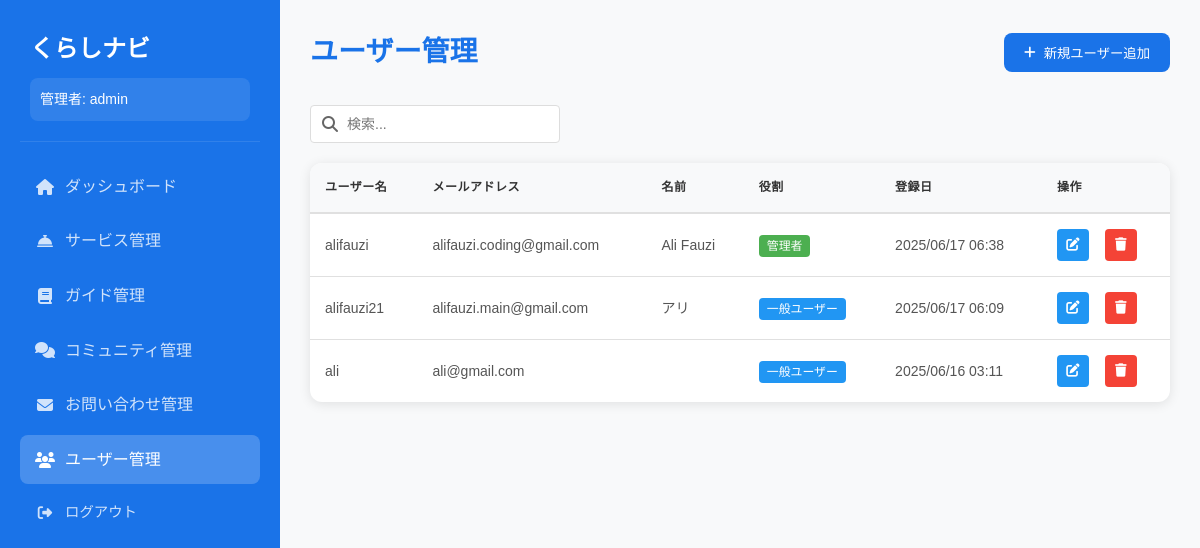
The page /admin/manage_users.php (signed in) on the database its author committed.
### tables this page shows
CREATE TABLE `users` (
  `id` int(11) NOT NULL,
  `username` varchar(50) NOT NULL,
  `email` varchar(100) NOT NULL,
  `password` varchar(255) NOT NULL,
  `full_name` varchar(100) NOT NULL,
  `role` enum('admin','user') DEFAULT 'user',
  `created_at` timestamp NOT NULL DEFAULT current_timestamp(),
  `updated_at` timestamp NOT NULL DEFAULT current_timestamp() ON UPDATE current_timestamp()
);

### admin/manage_users.php (the view, shortened to what this page needs)
<?php
require_once '../models/db.php';
try {
    $stmt = $pdo->query("SELECT * FROM users ORDER BY created_at DESC");
    $users = $stmt->fetchAll();
} catch (PDOException $e) {
    error_log("Fetch users error: " . $e->getMessage());
    $error = 'ユーザーデータの取得中にエラーが発生しました。';
    $users = [];
}
?>
<!DOCTYPE html>
<html lang="ja">
<head>
    <link rel="stylesheet" href="../css/style.css">
    <link rel="stylesheet" href="https://cdnjs.cloudflare.com/ajax/libs/font-awesome/6.5.1/css/all.min.css">
</head>
<body>
    <div class="admin-container">
        <div class="sidebar">
            <div class="sidebar-header">
                <h2>くらしナビ</h2>
                <div class="admin-info">
                    <span>管理者: <?php echo isset($_SESSION['admin_full_name']) ? htmlspecialchars($_SESSION['admin_full_name']) : htmlspecialchars($_SESSION['admin_username']); ?></span>
                </div>
            </div>
            <ul class="sidebar-menu">
                <li><a href="dashboard.php"><i class="fas fa-home"></i>ダッシュボード</a></li>
                <li><a href="manage_services.php"><i class="fas fa-concierge-bell"></i>サービス管理</a></li>
                <li><a href="manage_guide.php"><i class="fas fa-book"></i>ガイド管理</a></li>
                <li><a href="manage_community.php"><i class="fas fa-comments"></i>コミュニティ管理</a></li>
                <li><a href="manage_contact.php"><i class="fas fa-envelope"></i>お問い合わせ管理</a></li>
                <li><a href="manage_users.php" class="active"><i class="fas fa-users"></i>ユーザー管理</a></li>
                <li><a href="logout.php" class="logout-btn"><i class="fas fa-sign-out-alt"></i>ログアウト</a></li>
            </ul>
        </div>
        <div class="main-content">
            <div class="content-header">
                <h1>ユーザー管理</h1>
                <button class="add-user-btn" onclick="openAddModal()">
                    <i class="fas fa-plus"></i>新規ユーザー追加
                </button>
            </div>
            <div class="table-header">
                <div class="table-actions">
                    <div class="search-box">
                        <i class="fas fa-search"></i>
                        <input type="text" id="searchInput" placeholder="検索..." onkeyup="searchTable()">
                    </div>
                </div>
            </div>
            <div class="users-table">
                <table>
                    <thead>
                        <tr>
                            <th>ユーザー名</th>
                            <th>メールアドレス</th>
                            <th>名前</th>
                            <th>役割</th>
                            <th>登録日</th>
                            <th>操作</th>
                        </tr>
                    </thead>
                    <tbody>
                        <?php foreach ($users as $user): ?>
                            <tr>
                                <td class="name-column"><?php echo htmlspecialchars($user['username']); ?></td>
                                <td class="email-column"><?php echo htmlspecialchars($user['email']); ?></td>
                                <td class="name-column"><?php echo htmlspecialchars($user['full_name']); ?></td>
                                <td>
                                    <span class="role-badge role-<?php echo $user['role']; ?>">
                                        <?php echo $user['role'] === 'admin' ? '管理者' : '一般ユーザー'; ?>
                                    </span>
                                </td>
                                <td class="date-column"><?php echo date('Y/m/d H:i', strtotime($user['created_at'])); ?></td>
                                <td>
                                    <div class="action-buttons">
                                        <button class="edit-btn" onclick="openEditModal(<?php echo htmlspecialchars(json_encode($user)); ?>)" title="編集">
                                            <i class="fas fa-edit"></i>
                                        </button>
                                        <button class="delete-btn" onclick="confirmDelete(<?php echo $user['id']; ?>)" title="削除">
                                            <i class="fas fa-trash"></i>
                                        </button>
                                    </div>
                                </td>
                            </tr>
                        <?php endforeach; ?>
                    </tbody>
                </table>
            </div>
        </div>
    </div>
</body>
</html>

### css/style.css (style rules this page uses)
:root { --primary-color: #4A90E2; --secondary-color: #2C3E50; --accent-color: #E74C3C; --text-color: #333; --light-gray: #f5f5f5; --white: #ffffff; }
* { margin: 0; padding: 0; box-sizing: border-box; }
body { font-family: 'Noto Sans JP', sans-serif; line-height: 1.6; color: var(--text-color); }
.logout-btn { color: #666; text-decoration: none; font-size: 0.9rem; }

### admin/manage_users.php (style rules this page uses)
.admin-container { display: flex; min-height: 100vh; background: #f8f9fa; }
.sidebar { width: 280px; background: #1a73e8; color: white; padding: 30px 20px; position: fixed; height: 100vh; overflow-y: auto; }
.sidebar-header { padding: 0 10px 20px; border-bottom: 1px solid rgba(255,255,255,0.1); margin-bottom: 20px; }
.sidebar-header h2 { font-size: 24px; font-weight: 700; margin: 0; color: white; }
.admin-info { display: flex; align-items: center; gap: 10px; color: white; padding: 10px; border-radius: 8px; background: rgba(255,255,255,0.1); margin-top: 10px; }
.admin-info span { font-size: 14px; }
.sidebar-menu { list-style: none; padding: 0; margin: 0; }
.sidebar-menu li { margin-bottom: 5px; }
.sidebar-menu a { color: rgba(255,255,255,0.8); text-decoration: none; display: flex; align-items: center; padding: 12px 15px; border-radius: 8px; transition: all 0.3s ease; }
.sidebar-menu a.active { background: rgba(255,255,255,0.2); color: white; }
.sidebar-menu a i { margin-right: 10px; width: 20px; text-align: center; }
.main-content { flex: 1; margin-left: 280px; padding: 30px; }
.content-header { display: flex; justify-content: space-between; align-items: center; margin-bottom: 30px; }
.content-header h1 { font-size: 28px; font-weight: 700; color: #1a73e8; margin: 0; }
.add-user-btn { background: #1a73e8; color: white; border: none; padding: 10px 20px; border-radius: 8px; cursor: pointer; display: flex; align-items: center; gap: 8px; font-weight: 500; transition: all 0.3s ease; }
.users-table { width: 100%; background: white; border-radius: 12px; box-shadow: 0 2px 12px rgba(0, 0, 0, 0.1); overflow: hidden; margin-top: 20px; }
.users-table table { width: 100%; border-collapse: collapse; }
.users-table th { background: #f8f9fa; color: #333; font-weight: 600; text-transform: uppercase; font-size: 12px; letter-spacing: 0.5px; padding: 15px; text-align: left; border-bottom: 2px solid #e0e0e0; }
.users-table td { padding: 15px; border-bottom: 1px solid #e0e0e0; color: #555; font-size: 14px; vertical-align: middle; }
.users-table tr:last-child td { border-bottom: none; }
.role-badge { padding: 4px 8px; border-radius: 4px; font-size: 0.85em; font-weight: 500; }
.role-admin { background-color: #4CAF50; color: white; }
.role-user { background-color: #2196F3; color: white; }
.action-buttons { display: flex; gap: 8px; justify-content: flex-start; }
.edit-btn, .delete-btn { padding: 8px; border: none; border-radius: 6px; cursor: pointer; transition: all 0.3s ease; display: flex; align-items: center; justify-content: center; width: 32px; height: 32px; }
.edit-btn { background: #e3f2fd; color: #1565c0; }
.delete-btn { background: #ffebee; color: #c62828; }
.table-header { display: flex; justify-content: space-between; align-items: center; margin-bottom: 20px; }
.table-actions { display: flex; gap: 16px; align-items: center; }
.search-box { position: relative; display: flex; align-items: center; }
.search-box i { position: absolute; left: 12px; color: #666; }
.search-box input { padding: 10px 12px 10px 36px; border: 1px solid #ddd; border-radius: 4px; font-size: 14px; width: 250px; transition: all 0.3s; }
.edit-btn, .delete-btn { padding: 6px; border: none; border-radius: 4px; cursor: pointer; transition: all 0.3s; display: inline-flex; align-items: center; justify-content: center; width: 32px; height: 32px; }
.edit-btn { background-color: #2196F3; color: white; margin-right: 8px; }
.delete-btn { background-color: #f44336; color: white; }
.action-buttons { display: flex; gap: 8px; }

### rows shown on the page
users: username "alifauzi", email "alifauzi.coding@gmail.com", full_name "Ali Fauzi", role "管理者", created_at "2025/06/17 06:38"
users: username "alifauzi21", email "alifauzi.main@gmail.com", full_name "アリ", role "一般ユーザー", created_at "2025/06/17 06:09"
users: username "ali", email "ali@gmail.com", role "一般ユーザー", created_at "2025/06/16 03:11"

### other values the page prints
$_SESSION['admin_username'] "admin"
